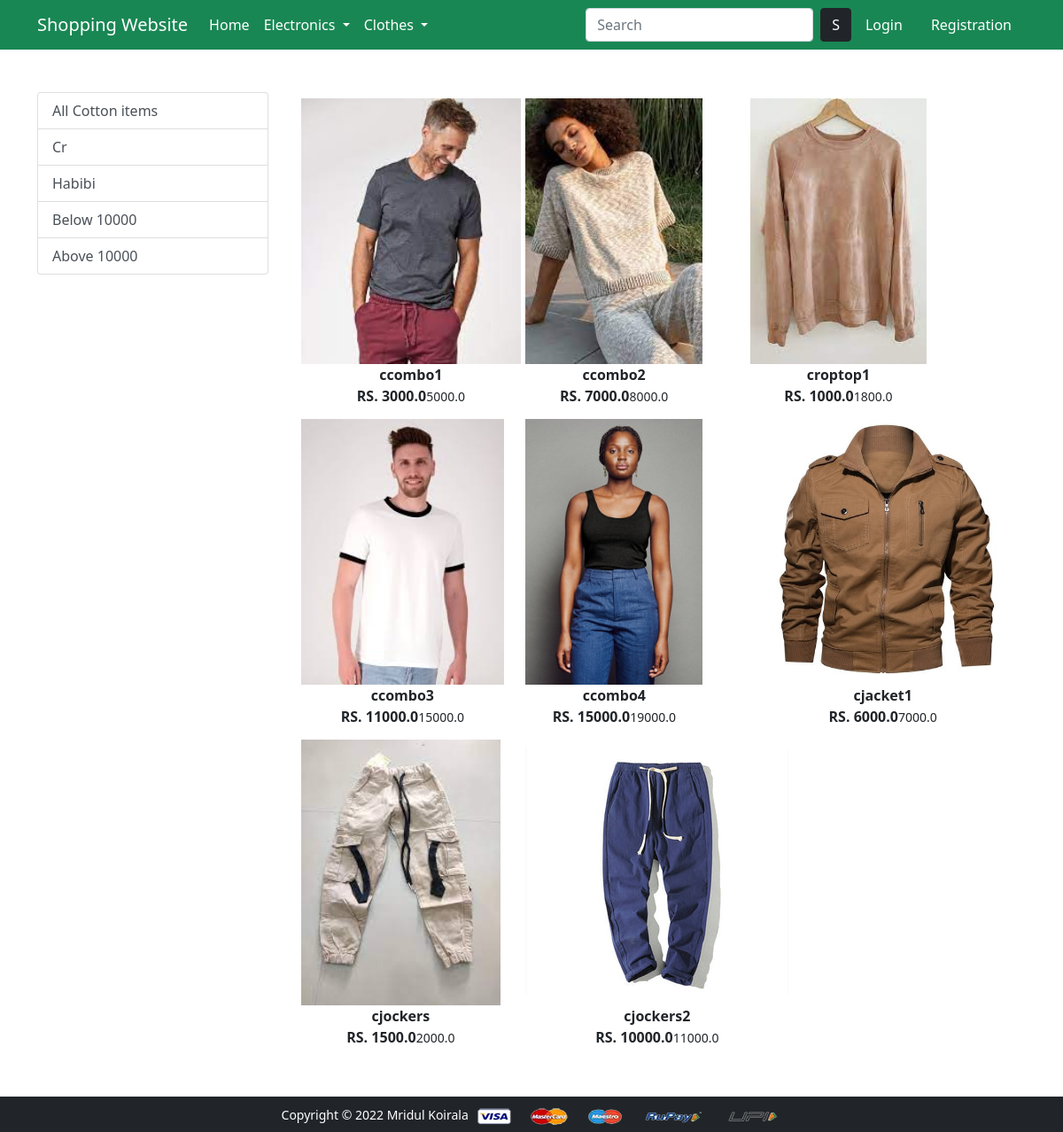
Page /cotton/ on the committed database.
### app/models.py (models this page shows, shortened)
class Product(models.Model):
    title = models.CharField(max_length=100)
    selling_price = models.FloatField()
    discounted_price = models.FloatField()
    description = models.TextField()
    brand = models.CharField(max_length=100)
    category = models.CharField(choices=CATEGORY_CHOICES, max_length=2)
    product_image = models.ImageField(upload_to='productimg')

### app/views.py (the view)
# urls.py: path('cotton/', views.cotton, name='cotton'),
def cotton(request , data=None):
    if data==None:
        cottons = Product.objects.filter(category='C')
    elif data =='Cr' or data=='Habibi':
        cottons=Product.objects.filter(category='C').filter(brand=data)
    elif data== 'below':
        cottons=Product.objects.filter(category='C').filter(discounted_price__lt=10000)
    elif data== 'above':
        cottons=Product.objects.filter(category='C').filter(discounted_price__gt=10000)
    return render(request, 'app/cotton.html', {'cottons':cottons})

### app/templates/app/cotton.html (shortened to what this page needs)
{% extends 'app/base.html' %}
{% load static %}
{% block main-content %}
<div class="container my-5">
 <div class="row">
  <div class="col-sm-3">
      <div class="list-group">
        <a href="{% url 'cotton' %}" class="list-group-item list-group-item-action" aria-current="true">All Cotton items</a>
        <a href="{% url 'cottondata' 'Cr' %}" class="list-group-item list-group-item-action" aria-current="true">Cr</a>
        <a href="{% url 'cottondata' 'Habibi' %}" class="list-group-item list-group-item-action" aria-current="true">Habibi</a>
        <a href="{% url 'cottondata' 'below' %}" class="list-group-item list-group-item-action" aria-current="true">Below 10000</a>
        <a href="{% url 'cottondata' 'above' %}" class="list-group-item list-group-item-action" aria-current="true">Above 10000</a>
      </div>
    </div>
    <div class="col-sm-8">
        <div class="row">
            {% for product in cottons %}
            <div class="col-sm-4" text-center mb-4>
          <a href="{% url 'product-detail' product.id %}" class="btn">
              <div class="item">
                  <img src="{{product.product_image.url}}" alt="" height="300" class="">
                  <div class="fw-bold">{{product.title}}</div>
                  <div class="fw-bold">RS. {{product.discounted_price}}<small class="fw-light text-decoration-line-throgh">{{product.selling_price}}</small></div>
                </div>
            </a>
        </div>
      {% endfor %}
    </div>
  </div>
 </div>
</div>
{% endblock main-content %}

### rows in the picture
Product: product_image (picture), title "ccombo1", discounted_price "3000.0", selling_price "5000.0"
Product: product_image (picture), title "ccombo2", discounted_price "7000.0", selling_price "8000.0"
Product: product_image (picture), title "croptop1", discounted_price "1000.0", selling_price "1800.0"
Product: product_image (picture), title "ccombo3", discounted_price "11000.0", selling_price "15000.0"
Product: product_image (picture), title "ccombo4", discounted_price "15000.0", selling_price "19000.0"
Product: product_image (picture), title "cjacket1", discounted_price "6000.0", selling_price "7000.0"
Product: product_image (picture), title "cjockers", discounted_price "1500.0", selling_price "2000.0"
Product: product_image (picture), title "cjockers2", discounted_price "10000.0", selling_price "11000.0"
